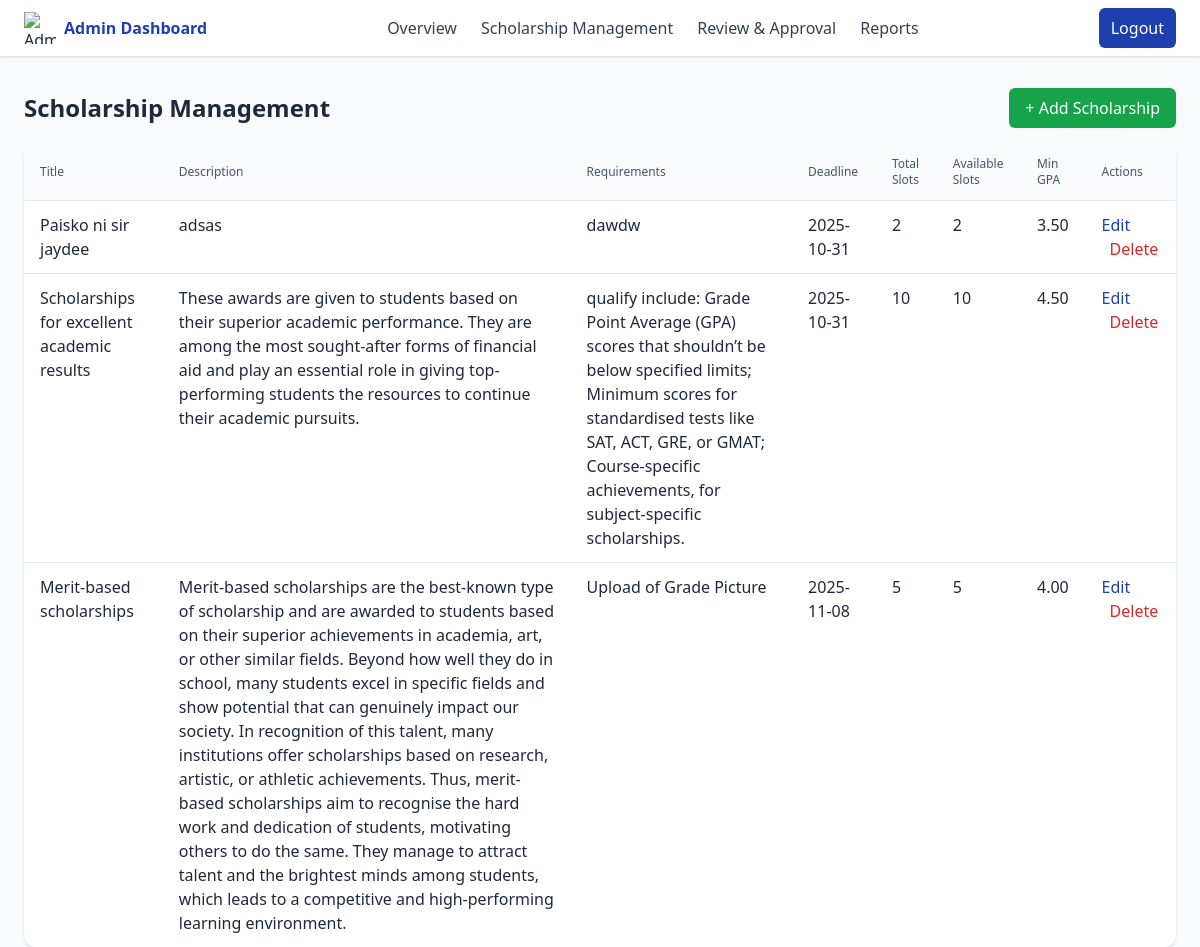
Screenshot of /admin/scholarmanagement.php (signed in) with the database file from the repository.
### tables this page shows
CREATE TABLE `scholarships` (
  `scholarship_id` int(11) NOT NULL,
  `title` varchar(255) NOT NULL,
  `description` text NOT NULL,
  `requirements` text NOT NULL,
  `deadline` date NOT NULL,
  `total_slots` int(11) NOT NULL,
  `available_slots` int(11) NOT NULL,
  `created_at` timestamp NULL DEFAULT current_timestamp(),
  `min_gpa` decimal(3,2) NOT NULL DEFAULT 0.00
);

### classes/Database.php (called while the page is built, shortened)
<?php
class Database {
    private $host = "localhost";
    private $username = "root";
    private $password = "";
    private $dbname = "scholarship_system_final";
    public function connect() {
        $this->conn = new PDO("mysql:host=$this->host;dbname=$this->dbname", $this->username, $this->password);
        return $this->conn;
    }
}

### classes/scholarship.php (called while the page is built, shortened)
<?php
require_once "Database.php";
class Scholarship extends Database {
    public function getScholarships($limit = 10, $offset = 0){
        $sql = "SELECT * FROM scholarships ORDER BY created_at DESC LIMIT :limit OFFSET :offset";
        $query = $this->connect()->prepare($sql);
        $query->bindValue(':limit', (int)$limit, PDO::PARAM_INT);
        $query->bindValue(':offset', (int)$offset, PDO::PARAM_INT);
        $query->execute();
        return $query->fetchAll(PDO::FETCH_ASSOC);
    }
}

### admin/scholarmanagement.php (the view, shortened to what this page needs)
<?php
require_once "../classes/Scholarship.php";
$scholarObj = new Scholarship();
$limit = 10;
$page = isset($_GET['page']) ? (int)$_GET['page'] : 1;
$offset = ($page - 1) * $limit;
$scholarships = $scholarObj->getScholarships($limit, $offset);
?>
<!DOCTYPE html>
<html lang="en">
<head>
<script src="https://cdn.tailwindcss.com"></script>
</head>
<body class="bg-slate-50 text-slate-800">
<?php include_once dirname(__DIR__) . '/includes/nav-admin.php'; ?>
<div class="max-w-7xl mx-auto px-6 mt-8">
  <div class="flex items-center justify-between mb-4">
    <h2 class="text-2xl font-bold">Scholarship Management</h2>
    <a href="addscholarship.php" class="inline-flex items-center px-4 py-2 rounded-md bg-brand-green text-white hover:bg-green-600">+ Add Scholarship</a>
  </div>
  <div class="overflow-x-auto bg-white rounded-xl shadow">
    <table class="min-w-full divide-y divide-slate-200">
      <thead class="bg-slate-50">
        <tr>
          <th class="px-4 py-3 text-left text-xs font-medium text-slate-600">Title</th>
          <th class="px-4 py-3 text-left text-xs font-medium text-slate-600">Description</th>
          <th class="px-4 py-3 text-left text-xs font-medium text-slate-600">Requirements</th>
          <th class="px-4 py-3 text-left text-xs font-medium text-slate-600">Deadline</th>
          <th class="px-4 py-3 text-left text-xs font-medium text-slate-600">Total Slots</th>
          <th class="px-4 py-3 text-left text-xs font-medium text-slate-600">Available Slots</th>
          <th class="px-4 py-3 text-left text-xs font-medium text-slate-600">Min GPA</th>
          <th class="px-4 py-3 text-left text-xs font-medium text-slate-600">Actions</th>
        </tr>
      </thead>
      <tbody class="divide-y divide-slate-200">
        <?php foreach($scholarships as $sch): ?>
        <tr class="hover:bg-slate-50">
          <td class="px-4 py-3 align-top"><?= htmlspecialchars($sch['title']) ?></td>
          <td class="px-4 py-3 align-top"><?= htmlspecialchars($sch['description']) ?></td>
          <td class="px-4 py-3 align-top"><?= htmlspecialchars($sch['requirements']) ?></td>
          <td class="px-4 py-3 align-top"><?= htmlspecialchars($sch['deadline']) ?></td>
          <td class="px-4 py-3 align-top"><?= htmlspecialchars($sch['total_slots']) ?></td>
          <td class="px-4 py-3 align-top"><?= htmlspecialchars($sch['available_slots']) ?></td>
          <td class="px-4 py-3 align-top"><?= htmlspecialchars($sch['min_gpa']) ?></td>
          <td class="px-4 py-3 align-top space-x-2">
            <a class="text-brand-blue hover:underline" href="editscholarship.php?id=<?= $sch['scholarship_id'] ?>">Edit</a>
            <a class="text-red-600 hover:underline" href="deletescholarship.php?id=<?= $sch['scholarship_id'] ?>" onclick="return confirm('Delete this scholarship?')">Delete</a>
          </td>
        </tr>
        <?php endforeach; ?>
      </tbody>
    </table>
  </div>
</div>
</body>
</html>

### rows the page displays
scholarships: title "Paisko ni sir jaydee", description "adsas", requirements "dawdw", deadline "2025-10-31", total_slots "2", available_slots "2", min_gpa "3.50"
scholarships: title "Scholarships for excellent academic results", description "These awards are given to students based on their superior academic performance. They are among the most sought-after forms of financial aid and play an essential role in giving top-performing students the resources to continue their academic pursuits.", requirements "qualify include: Grade Point Average (GPA) scores that shouldn’t be below specified limits; Minimum scores for standardised tests like SAT, ACT, GRE, or GMAT; Course-specific achievements, for subject-specific scholarships.", deadline "2025-10-31", total_slots "10", available_slots "10", min_gpa "4.50"
scholarships: title "Merit-based scholarships", description "Merit-based scholarships are the best-known type of scholarship and are awarded to students based on their superior achievements in academia, art, or other similar fields. Beyond how well they do in school, many students excel in specific fields and show potential that can genuinely impact our society. In recognition of this talent, many institutions offer scholarships based on research, artistic, or athletic achievements. Thus, merit-based scholarships aim to recognise the hard work and dedication of students, motivating others to do the same. They manage to attract talent and the brightest minds among students, which leads to a competitive and high-performing learning environment.", requirements "Upload of Grade Picture", deadline "2025-11-08", total_slots "5", available_slots "5", min_gpa "4.00"
